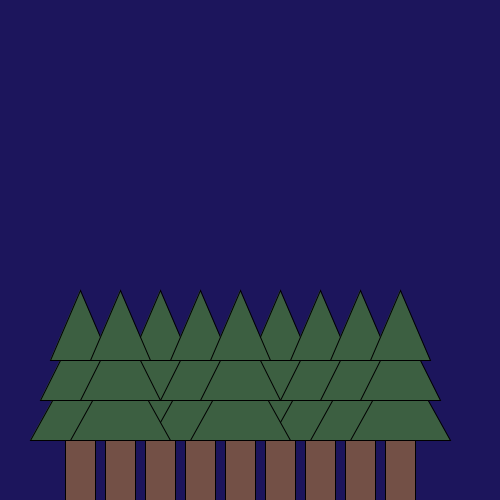
Frame 1 (no input)
Frame 60 (the mouse pressed at the canvas centre just before this capture): identical to frame 1, image omitted
Frame 120 (the mouse held since frame 60 and released just before this capture): identical to frame 1, image omitted

The Processing sketch that drew this single still picture (run headless with seeded random() and noise(); from frame 60 on, the mouse is pressed at the canvas centre):

// Processing sketch: sketch_opdr9_10
// ── sketch_opdr9_10.pde
void setup() {
  size(500, 500);
  background(28,21,92);
  Boom(80, 500);
  Boom(160,500);
  Boom(200,500);
  Boom(280,500);
  Boom(320,500);
  Boom(360,500);
  Boom(400,500);
  Boom(120,500);
  Boom(240,500);  
}

void draw() {
}

void Boom(int x, int y) {
  fill(115, 80, 70); 
  rect(x - 15, y - 60 , 30, 60); // stam
  
  fill(60, 95, 65); 
  triangle(x - 50, y - 60, x + 50, y - 60, x, y - 150); //onderste
  triangle(x - 40, y - 100, x + 40, y - 100, x, y - 180); //middelste 
  triangle(x - 30, y - 140, x + 30, y - 140, x, y - 210); // bovenste bladeren kerstboom
}
